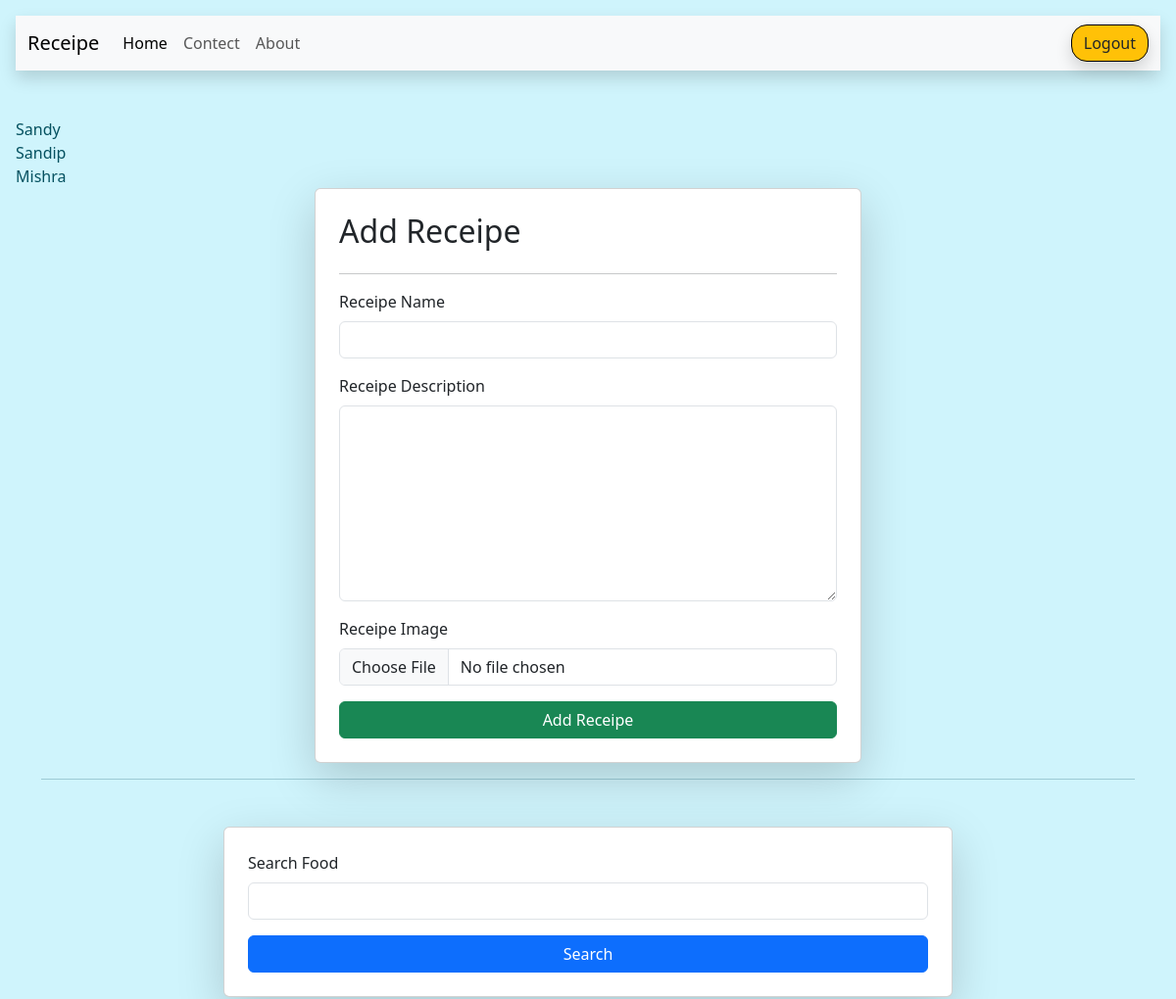
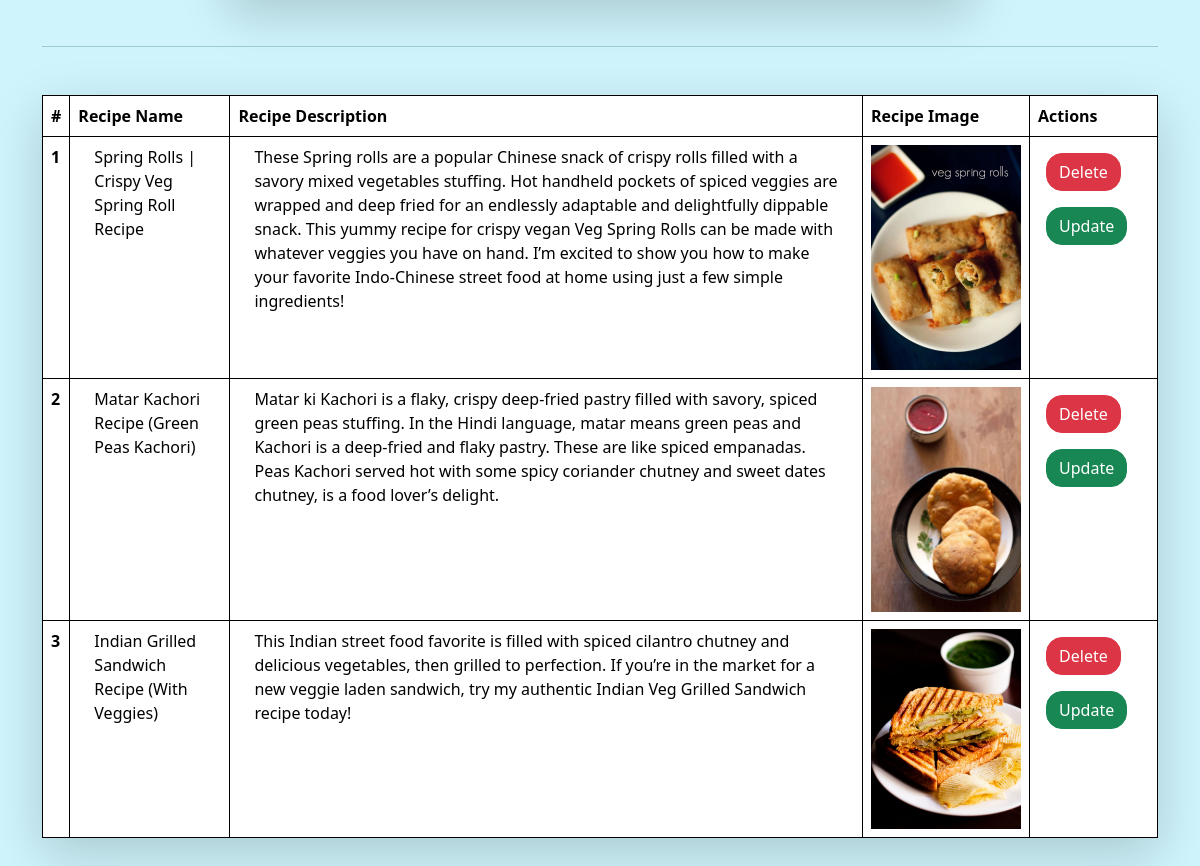
The page /receipe/ (signed in) on the database its author committed (2 pictures, top to bottom).
### vege/models.py (models this page shows, shortened)
class Recipe(models.Model):
    user = models.ForeignKey(User, on_delete=models.SET_NULL, null=True, blank=True)
    recipe_name = models.CharField(max_length=100)
    recipe_desription = models.TextField()
    recipe_img = models.ImageField(upload_to="recipe")

### vege/views.py (the view, shortened to what this page needs)
# urls.py: path("receipe/", receipes, name="Receipe app"),
@login_required(login_url='/login/')
def receipes(request):
    Data = Recipe.objects.all()
    search = request.GET.get("Search")
    if search:
        Data = Data.filter(recipe_name__icontains=search)
    context = {
        "title": "Receipe App",
        "data": Data,
    }
    return render(request, "receipe.html", context)

### vege/templates/receipe.html (shortened to what this page needs)
{% extends "base.html" %}
{% block body %}
{{ request.user}}
<br>{{ request.user.first_name }}
<br>{{ request.user.last_name }}
<div class=" container">
    <form method="post" class="col-6 mx-auto card p-4 shadow-lg" enctype="multipart/form-data">
        <h2>Add Receipe</h2>
        <hr>
        <div class="mb-3">
            <label class="form-label">Receipe Name</label>
            <input name="recipe_name" required type="text" class="form-control ">
        </div>
        <div class="mb-3">
            <label class="form-label">Receipe Description</label>
            <textarea name="recipe_desription" required class="form-control " style="height: 200px;"></textarea>
        </div>
        <div class="mb-3">
            <label class="form-label">Receipe Image</label>
            <input name="recipe_img" type="file" class="form-control ">
        </div>
        <button type="submit" class="btn btn-success">Add Receipe</button>
    </form>
    <hr>
    <div class="my-5">
        <div class="mx-auto">
            <form action="" class="col-8 mx-auto card p-4 shadow-lg">
                <div class="mb-3">
                    <label class="form-label">Search Food</label>
                    <input name="Search" type="text" class="form-control ">
                </div>
                <button type="submit" class="btn btn-primary">Search</button>
            </form>
        </div>
    </div>
    <hr>
    <table class="table table-hover my-lg-5 shadow-lg">
        <thead>
            <tr>
                <th scope="col">#</th>
                <th scope="col">Recipe Name</th>
                <th scope="col">Recipe Description</th>
                <th scope="col">Recipe Image</th>
                <th scope="col">Actions</th>
            </tr>
        </thead>
        <tbody>
            {% for d in data %}
            <tr>
                <th scope="row">{{forloop.counter}}</th>
                <td class="px-4">{{d.recipe_name}}</td>
                <td class="px-4">{{d.recipe_desription}}</td>
                <td><img src="/media/{{d.recipe_img}}" style="width: 150px;"> </td>
                <td>
                    <a href="/delete-reseipe/{{d.id}}/" class="btn btn-danger rounded-4 m-2 ">Delete</a>
                    <a href="/update-reseipe/{{d.id}}/" class="btn btn-success rounded-4 m-2 ">Update</a>
                </td>
            </tr>
            {% endfor %}
        </tbody>
    </table>
</div>
{% endblock %}

### templates/base.html (shortened to what this page needs)
<!DOCTYPE html>
<html lang="en">
    <head>
        <link href="https://cdn.jsdelivr.net/npm/bootstrap@5.3.3/dist/css/bootstrap.min.css" rel="stylesheet">
    </head>
    <body class="container-fluid p-3 mb-2 bg-info-subtle text-info-emphasis">
        <nav class=" navbar navbar-expand-lg bg-body-tertiary bg-white shadow mb-5">
            <div class="container-fluid">
                <a href="/receipe/" class="navbar-brand">Receipe</a>
                <div class="collapse navbar-collapse" id="navbarNav">
                    <ul class="navbar-nav">
                        <li class="nav-item">
                            <a class="nav-link active" aria-current="page" href="/">Home</a>
                        </li>
                        <li class="nav-item">
                            <a class="nav-link" href="/contect/">Contect</a>
                        </li>
                        <li class="nav-item">
                            <a class="nav-link" href="/about/">About</a>
                        </li>
                    </ul>
                </div>
                {% if user.is_authenticated %}
                <a href="/logout/" class="btn btn-warning text-dark rounded-4 shadow border-black">
                    Logout </a>
                {% else %}
                <a href="/login/" class="btn btn-info text-dark rounded-4 shadow border-black ">
                    Login </a>
                {% endif %}
            </div>
        </nav>
        {% block body %}
        {% endblock %}
    </body>
</html>

### templates/base.html (style rules this page uses)
table, th, td { border: 1px solid black; }

### rows shown on the page
Recipe: recipe_name "Spring Rolls | Crispy Veg Spring Roll Recipe", recipe_desription "These Spring rolls are a popular Chinese snack of crispy rolls filled with a savory mixed vegetables stuffing. Hot handheld pockets of spiced veggies are wrapped and deep fried for an endlessly adaptable and delightfully dippable snack. This yummy recipe for crispy vegan Veg Spring Rolls can be made with whatever veggies you have on hand. I’m excited to show you how to make your favorite Indo-Chinese street food at home using just a few simple ingredients!", recipe_img (picture)
Recipe: recipe_name "Matar Kachori Recipe (Green Peas Kachori)", recipe_desription "Matar ki Kachori is a flaky, crispy deep-fried pastry filled with savory, spiced green peas stuffing. In the Hindi language, matar means green peas and Kachori is a deep-fried and flaky pastry. These are like spiced empanadas. Peas Kachori served hot with some spicy coriander chutney and sweet dates chutney, is a food lover’s delight.", recipe_img (picture)
Recipe: recipe_name "Indian Grilled Sandwich Recipe (With Veggies)", recipe_desription "This Indian street food favorite is filled with spiced cilantro chutney and delicious vegetables, then grilled to perfection. If you’re in the market for a new veggie laden sandwich, try my authentic Indian Veg Grilled Sandwich recipe today!", recipe_img (picture)

### other values the page prints
{{ request.user }} "Sandy"
{{ request.user.first_name }} "Sandip"
{{ request.user.last_name }} "Mishra"
